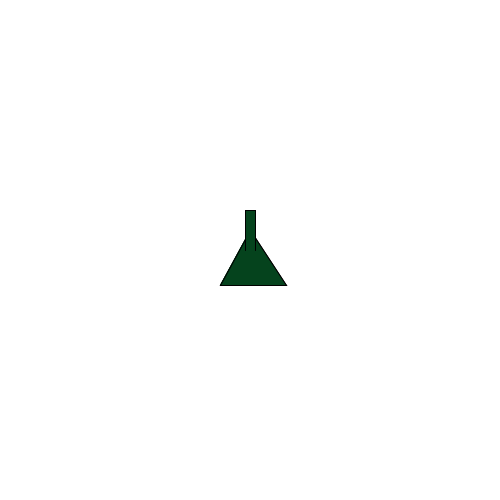
Frame 1 (no input)
Frame 60 (the mouse pressed at the canvas centre just before this capture): identical to frame 1, image omitted
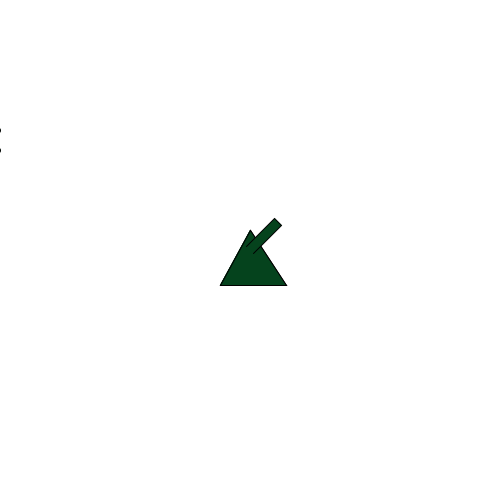
Frame 120 (the mouse held since frame 60 and released just before this capture)

The Processing sketch that drew these frames (run headless with seeded random() and noise(); from frame 60 on, the mouse is pressed at the canvas centre):

// Processing sketch: sketch_170210b
// ── sketch_170210b.pde
//arrays
ArrayList zombies;
ArrayList cannons;

//zombie variables
float timer = 0; 
float zomspeed = 0.5;
float zomspawntime=10;

//tank variables
float tanklocx=250;
float tanklocy=250;
float tankdir = 0;
float tankcandir = 0;
float tanklife = 200;
float canfiretime=0;
float directionX = 0.0;
float directionY = 0.0;
float rotation = 0.0;
float x = 0.0;
float y = 0.0;


void setup(){
  
  size(500,500);
  background(255);
  zombies = new ArrayList();
  cannons = new ArrayList();

}

void draw(){
  background(255);
  timer+= .1;
  if(timer>=zomspawntime){
  zombies.add(new Zombie(zomspeed,tanklocx,tanklocy));
  zomspawntime = zomspawntime +10;
  }
  
  //tankcandir=lookAt();
  
  fill(0);
  /*
  //changes the direction of the tank's cannon
  if(keyPressed){
    if(keyCode==LEFT){
      tankcandir=3.14*1.5;
    }
    if(keyCode==UP){
      tankcandir=0;
    }
    if(keyCode==RIGHT){
      tankcandir=3.14/2;
    }
    if(keyCode==DOWN){
      tankcandir=3.14;
    }
  }
 */
 
  
  //changes the direction and position of the tank's frame 
  if(keyPressed){
    if(key=='a'){
      tankdir=3.14*1.5;
      tanklocx-=5;
    }
    if(key=='w'){
      tankdir=0;
      tanklocy-=5;
    }
    if(key=='d'){
      tankdir=3.14/2;
      tanklocx+=5;
    }
    if(key=='s'){
      tankdir=3.14;
      tanklocy+=5;
    }
  }
  
  //fires a cannon for every 10 frames if you press/hold the space bar
  if(keyPressed && canfiretime<timer){
    if(key==' '){
      //send the tanklocs/y and cannon direction to the cannon class
      cannons.add(new Cannon(tanklocx,tanklocy,tankcandir));
      canfiretime = timer + 1;
    }
  }
  
  //sends the tanklocx/y and tank direction to the tankframe method to make the frame
  tankFrame(tanklocx,tanklocy,tankdir);
  //sends the tanklocx/y and cannon direction to the tankCannon method to make the cannon
  tankCannon(tanklocx,tanklocy, lookAt());
  
  //updates and displays the zombie objects
  //it also sends each zombie the location of the tank
  for(int i = zombies.size()-1; i >=0;i--){
    Zombie zombie = (Zombie)zombies.get(i);
    
    zombie.dest(tanklocx,tanklocy);
    zombie.update();
    zombie.display();
    
  }
  
  //udates and displays the cannons
  for(int i = cannons.size()-1; i >=0;i--){
    Cannon cannon = (Cannon)cannons.get(i);
    
    cannon.update();
    cannon.display();
    //detects and deletes the cannon if it is out of bounds
    if(cannon.locX>=550){
      cannons.remove(i);
    }
    if(cannon.locY>=550){
      cannons.remove(i);
    }
    if(cannon.locX<=-50){
      cannons.remove(i);
    }
    if(cannon.locY<=-50){
      cannons.remove(i);
    }
  }
  
  //takes the hitbox of the cannon to detect if it is hitting the hitbox of any zombies
  //if true then it will delete any of the zombies that are touching the cannon
  //then it will set remove to true so that after contacting the zombies are done
  //the cannon will be removed
  for(int i = cannons.size()-1; i >=0;i--){
    Cannon cannon = (Cannon)cannons.get(i);
    boolean remove = false;
      for(int j = zombies.size()-1; j >=0;j--){
      Zombie zombie = (Zombie)zombies.get(j);
      
      if(zombie.locX+15>=cannon.locX-10&&zombie.locX-15<=cannon.locX+10&&zombie.locY+15>=cannon.locY-10&&zombie.locY-15<=cannon.locY+10){
        zombies.remove(j);
        remove = true;
      }
      
      
    }
    if(remove){
      cannons.remove(i);
    }
  }
}

//creates the tank's cannon
void tankCannon(float tx,float ty, float td){
  pushMatrix();
  if(mouseX != pmouseX || mouseY != mouseY){
  // mouse has moved since last frame so calculate new angle
   tankcandir = atan2(mouseY - pmouseY, mouseX - pmouseX);
  }
  translate(tx,ty);
  rotate(tankcandir);
  beginShape();
  vertex(5,0);
  vertex(5,-40);
  vertex(-5,-40);
  vertex(-5,0);
  endShape();
  popMatrix();
}



//creates the tank's frame
void tankFrame(float tfx,float tfy, float tfd){
    pushMatrix();
    translate(tfx,tfy);
    rotate(tfd);
    fill(#05431D);
    beginShape();
    triangle(-30, 35, 0, -20, 36, 35);
    endShape();
    popMatrix();
}
  

float lookAt(){
   rotation = degrees(atan2(mouseY-y, mouseX-x));
   directionX = cos(radians(rotation));
   directionY = sin(radians(rotation));
   return rotation;
}


//I should have named it CannonBall
class Cannon{
  //cannon ball variables
  float locX;
  float locY;
  
  float dir;
  
  
  //sets the data based on the info it receives
  Cannon(float x,float y, float d){
    locX = x;
    locY = y;
    dir = d; 
  }
 
  //depending on the direction the tanks cannon is aiming will
  //determine the path of the cannon ball
  void update(){
    if(dir == 3.14*1.5){
      locX-=5;
    }
    if(dir == 0){
      locY-=5;
    }
    if(dir == 3.14/2){
      locX+=5;
    }
    if(dir == 3.14){
      locY+=5;
    }
  }
  
  
  //displays the cannon ball based on its location
  void display(){
    pushMatrix();
    fill(50);
    translate(locX,locY);
    ellipse(0,0,20,20);
    popMatrix();
  } 
}


class Zombie{
  
  //zombie variables
  float locX;
  float locY;
  float destx;
  float desty;
  float dir;
  float speed;
  int rand = (int)random(1,5);
  
  //sets the data based on the info it receives
  Zombie(float s, float dx, float dy){
    //when the zombie is created the rand variable will determine where
    //the zombie will spawn
    if(rand == 1){
      locX = random(0,500);
      locY = -25;
    }
    if(rand == 2){
      locX = random(0,500);
      locY = 525;
    }
    if(rand == 3){
      locX = -25;
      locY = random(0,500);
    }
    if(rand >= 4){
      locX = 525;
      locY = random(0,500);
    }
    speed = s;
    destx=dx;
    desty=dy;
  }
  
  //changes the zombie's destination
  void dest(float tx,float ty){
    destx=tx;
    desty=ty;  
  }
  
  
  void update(){
    //this will change the direction and location of the zombie
    //based on the destination/location of the tank
    if(desty>=locY+20){
      locY+=speed;
      dir=0;
    }
    if(desty<=locY-20){
      locY-=speed;
      dir=3.14;
    }
    if(destx>=locX+20){
      locX+=speed;
      dir=3.14*1.5;
    }
    if(destx<=locX-20){
      locX-=speed;
      dir=3.14/2;
    }
  }
  
  //displays the zombie based on it's location and direction
  void display(){
    
    pushMatrix();
    fill(#00762E);
    translate(locX,locY);
    rotate(dir);
    
    ellipse(10,5,10,20);
    ellipse(-10,5,10,20);
    ellipse(0,0,20,20);
    
    popMatrix();
  }
}
